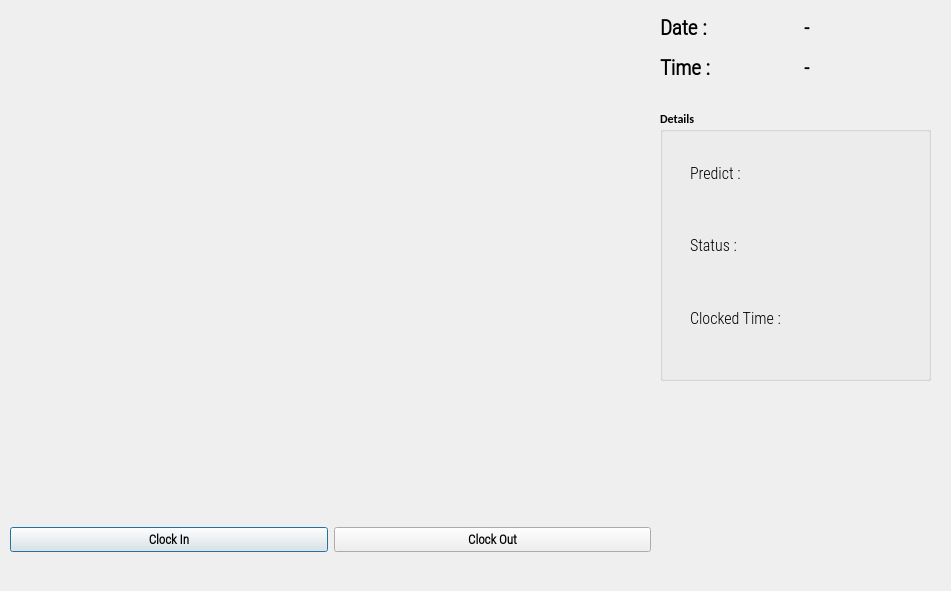
<?xml version="1.0" encoding="UTF-8"?>
<ui version="4.0">
 <class>OutputDialog</class>
 <widget class="QDialog" name="OutputDialog">
  <property name="geometry">
   <rect>
    <x>0</x>
    <y>0</y>
    <width>951</width>
    <height>591</height>
   </rect>
  </property>
  <property name="minimumSize">
   <size>
    <width>0</width>
    <height>0</height>
   </size>
  </property>
  <property name="maximumSize">
   <size>
    <width>1280</width>
    <height>720</height>
   </size>
  </property>
  <property name="font">
   <font>
    <family>Calibri</family>
    <weight>75</weight>
    <bold>true</bold>
   </font>
  </property>
  <property name="windowTitle">
   <string>Face Recognition Attendance App</string>
  </property>
  <property name="windowIcon">
   <iconset>
    <normaloff>:/icon/icon.png</normaloff>:/icon/icon.png</iconset>
  </property>
  <widget class="QLabel" name="imgLabel">
   <property name="geometry">
    <rect>
     <x>10</x>
     <y>10</y>
     <width>640</width>
     <height>480</height>
    </rect>
   </property>
   <property name="minimumSize">
    <size>
     <width>4</width>
     <height>0</height>
    </size>
   </property>
   <property name="maximumSize">
    <size>
     <width>640</width>
     <height>480</height>
    </size>
   </property>
   <property name="text">
    <string/>
   </property>
  </widget>
  <widget class="QWidget" name="horizontalLayoutWidget">
   <property name="geometry">
    <rect>
     <x>10</x>
     <y>500</y>
     <width>641</width>
     <height>80</height>
    </rect>
   </property>
   <layout class="QHBoxLayout" name="horizontalLayout">
    <item>
     <widget class="QPushButton" name="ClockInButton">
      <property name="font">
       <font>
        <family>Roboto Condensed Light</family>
        <pointsize>10</pointsize>
        <weight>75</weight>
        <bold>true</bold>
       </font>
      </property>
      <property name="text">
       <string>Clock In</string>
      </property>
      <property name="checkable">
       <bool>true</bool>
      </property>
     </widget>
    </item>
    <item>
     <widget class="QPushButton" name="ClockOutButton">
      <property name="font">
       <font>
        <family>Roboto Condensed Light</family>
        <pointsize>10</pointsize>
        <weight>75</weight>
        <bold>true</bold>
       </font>
      </property>
      <property name="text">
       <string>Clock Out</string>
      </property>
      <property name="checkable">
       <bool>true</bool>
      </property>
     </widget>
    </item>
   </layout>
  </widget>
  <widget class="QWidget" name="gridLayoutWidget">
   <property name="geometry">
    <rect>
     <x>660</x>
     <y>10</y>
     <width>281</width>
     <height>75</height>
    </rect>
   </property>
   <layout class="QGridLayout" name="gridLayout_2">
    <item row="0" column="0">
     <widget class="QLabel" name="label">
      <property name="font">
       <font>
        <family>Roboto Condensed Light</family>
        <pointsize>16</pointsize>
        <weight>75</weight>
        <bold>true</bold>
       </font>
      </property>
      <property name="text">
       <string>Date :</string>
      </property>
     </widget>
    </item>
    <item row="0" column="1">
     <widget class="QLabel" name="Date_Label">
      <property name="font">
       <font>
        <family>Roboto Condensed Light</family>
        <pointsize>15</pointsize>
        <weight>75</weight>
        <bold>true</bold>
       </font>
      </property>
      <property name="text">
       <string>-</string>
      </property>
     </widget>
    </item>
    <item row="1" column="0">
     <widget class="QLabel" name="label_2">
      <property name="font">
       <font>
        <family>Roboto Condensed Light</family>
        <pointsize>16</pointsize>
        <weight>75</weight>
        <bold>true</bold>
       </font>
      </property>
      <property name="text">
       <string>Time :</string>
      </property>
     </widget>
    </item>
    <item row="1" column="1">
     <widget class="QLabel" name="Time_Label">
      <property name="font">
       <font>
        <family>Roboto Condensed Light</family>
        <pointsize>15</pointsize>
        <weight>75</weight>
        <bold>true</bold>
       </font>
      </property>
      <property name="text">
       <string>-</string>
      </property>
     </widget>
    </item>
   </layout>
  </widget>
  <widget class="QGroupBox" name="groupBox">
   <property name="geometry">
    <rect>
     <x>660</x>
     <y>110</y>
     <width>271</width>
     <height>271</height>
    </rect>
   </property>
   <property name="title">
    <string>Details</string>
   </property>
   <widget class="QWidget" name="verticalLayoutWidget">
    <property name="geometry">
     <rect>
      <x>30</x>
      <y>30</y>
      <width>127</width>
      <height>211</height>
     </rect>
    </property>
    <layout class="QVBoxLayout" name="verticalLayout">
     <item>
      <widget class="QLabel" name="label_3">
       <property name="font">
        <font>
         <family>Roboto Condensed Light</family>
         <pointsize>12</pointsize>
         <weight>50</weight>
         <bold>false</bold>
        </font>
       </property>
       <property name="text">
        <string>Predict : </string>
       </property>
      </widget>
     </item>
     <item>
      <widget class="QLabel" name="label_4">
       <property name="font">
        <font>
         <family>Roboto Condensed Light</family>
         <pointsize>12</pointsize>
         <weight>50</weight>
         <bold>false</bold>
        </font>
       </property>
       <property name="text">
        <string>Status :</string>
       </property>
      </widget>
     </item>
     <item>
      <widget class="QLabel" name="label_5">
       <property name="font">
        <font>
         <family>Roboto Condensed Light</family>
         <pointsize>12</pointsize>
         <weight>50</weight>
         <bold>false</bold>
        </font>
       </property>
       <property name="text">
        <string>Clocked Time : </string>
       </property>
      </widget>
     </item>
    </layout>
   </widget>
   <widget class="QWidget" name="verticalLayoutWidget_2">
    <property name="geometry">
     <rect>
      <x>120</x>
      <y>30</y>
      <width>131</width>
      <height>211</height>
     </rect>
    </property>
    <layout class="QVBoxLayout" name="verticalLayout_2">
     <item>
      <widget class="QLabel" name="NameLabel">
       <property name="font">
        <font>
         <family>Roboto Condensed Light</family>
         <pointsize>12</pointsize>
         <weight>50</weight>
         <bold>false</bold>
        </font>
       </property>
       <property name="text">
        <string/>
       </property>
      </widget>
     </item>
     <item>
      <widget class="QLabel" name="StatusLabel">
       <property name="font">
        <font>
         <family>Roboto Condensed Light</family>
         <pointsize>12</pointsize>
         <weight>50</weight>
         <bold>false</bold>
        </font>
       </property>
       <property name="text">
        <string/>
       </property>
      </widget>
     </item>
     <item>
      <layout class="QHBoxLayout" name="horizontalLayout_2">
       <item>
        <widget class="QLabel" name="HoursLabel">
         <property name="font">
          <font>
           <family>Roboto Condensed Light</family>
           <pointsize>12</pointsize>
           <weight>50</weight>
           <bold>false</bold>
          </font>
         </property>
         <property name="text">
          <string/>
         </property>
        </widget>
       </item>
       <item>
        <widget class="QLabel" name="MinLabel">
         <property name="font">
          <font>
           <family>Roboto Condensed Light</family>
           <pointsize>12</pointsize>
           <weight>50</weight>
           <bold>false</bold>
          </font>
         </property>
         <property name="text">
          <string/>
         </property>
        </widget>
       </item>
      </layout>
     </item>
    </layout>
   </widget>
  </widget>
 </widget>
 <resources>
  <include location="resource.qrc"/>
 </resources>
 <connections/>
</ui>
